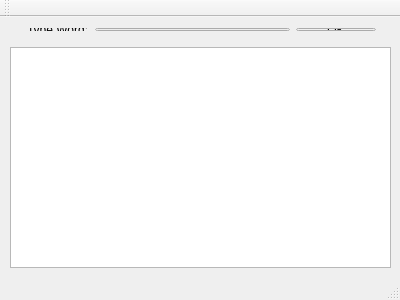
<?xml version="1.0" encoding="UTF-8"?>
<ui version="4.0">
 <class>TextFinder</class>
 <widget class="QMainWindow" name="TextFinder">
  <property name="geometry">
   <rect>
    <x>0</x>
    <y>0</y>
    <width>400</width>
    <height>300</height>
   </rect>
  </property>
  <property name="windowTitle">
   <string>TextFinder</string>
  </property>
  <widget class="QWidget" name="centralWidget">
   <widget class="QTextEdit" name="textEdit">
    <property name="geometry">
     <rect>
      <x>10</x>
      <y>30</y>
      <width>381</width>
      <height>221</height>
     </rect>
    </property>
   </widget>
   <widget class="QWidget" name="">
    <property name="geometry">
     <rect>
      <x>16</x>
      <y>0</y>
      <width>371</width>
      <height>25</height>
     </rect>
    </property>
    <layout class="QHBoxLayout" name="horizontalLayout">
     <item>
      <widget class="QLabel" name="label">
       <property name="text">
        <string>Type Word:</string>
       </property>
      </widget>
     </item>
     <item>
      <widget class="QLineEdit" name="lineEdit"/>
     </item>
     <item>
      <widget class="QPushButton" name="pushButton">
       <property name="text">
        <string>OK</string>
       </property>
      </widget>
     </item>
    </layout>
   </widget>
  </widget>
  <widget class="QMenuBar" name="menuBar">
   <property name="geometry">
    <rect>
     <x>0</x>
     <y>0</y>
     <width>400</width>
     <height>21</height>
    </rect>
   </property>
  </widget>
  <widget class="QToolBar" name="mainToolBar">
   <attribute name="toolBarArea">
    <enum>TopToolBarArea</enum>
   </attribute>
   <attribute name="toolBarBreak">
    <bool>false</bool>
   </attribute>
  </widget>
  <widget class="QStatusBar" name="statusBar"/>
 </widget>
 <layoutdefault spacing="6" margin="11"/>
 <resources/>
 <connections/>
</ui>
